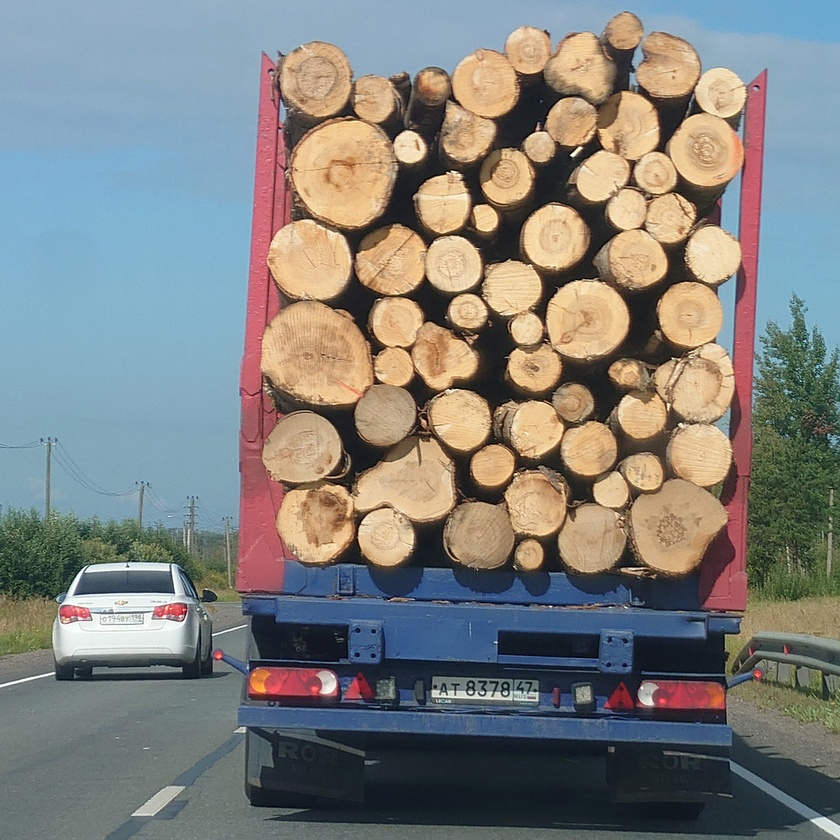
#> input picture task2/logs-1.jpg, 840 x 840 px, shrunk from 1134 x 1134 before the run, found by its file name; its folder holds only this picture in this run
$ jupyter execute task.ipynb
#> lines starting #> are read from the running program, lines starting #| are printed output that depends on the picture; after the words box and inside, x2 and y2 are one past the last pixel; in counts of white or black regions, pixels touching at a corner belong together
#> in process_images_in_folder, image is the input picture: shape (840, 840, 3); mean B, G, R 125, 128, 127.1
[cell 1]
import cv2
import os
from matplotlib import pyplot as plt

[cell 2]
def detect_objects(image):
    # Convertir l'image en niveaux de gris
    gray = cv2.cvtColor(image, cv2.COLOR_BGR2GRAY)
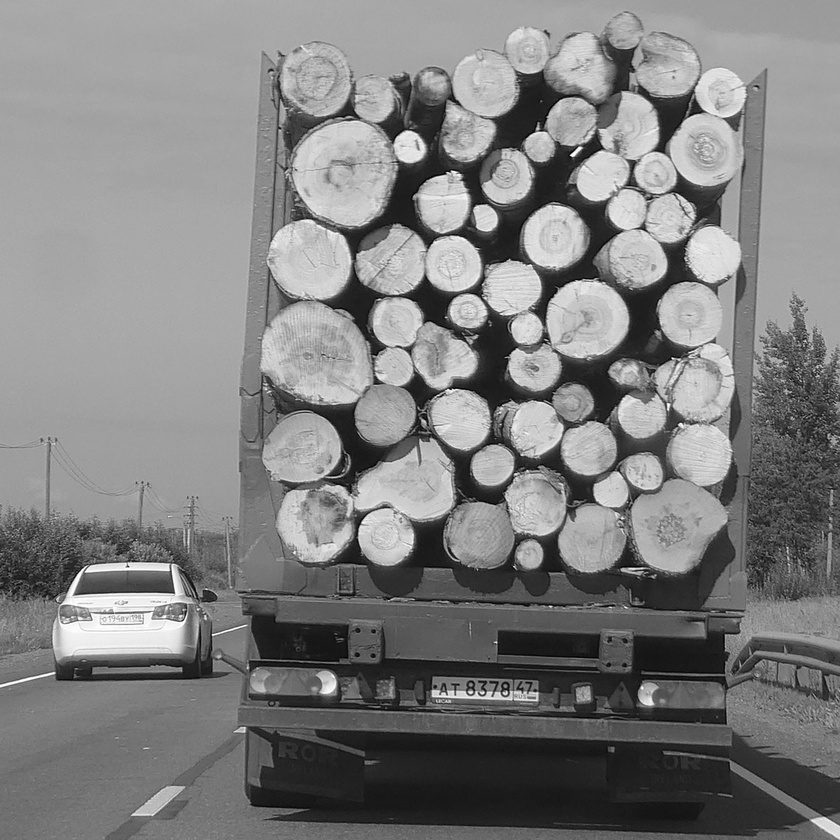
#> gray: shape (840, 840); min 0, max 255, mean 127.4

    # Appliquer un flou gaussien pour réduire le bruit
    blurred = cv2.GaussianBlur(gray, (5, 5), 0)

    # Détecter les bords avec Canny
    edges = cv2.Canny(blurred, 50, 150)
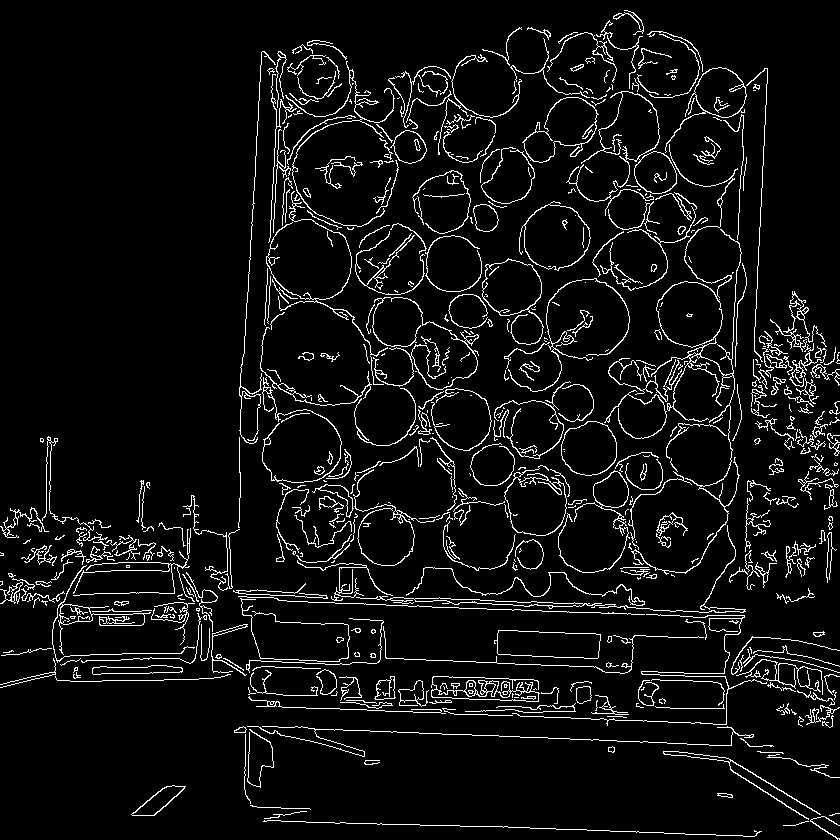
#> edges: shape (840, 840); 6.3% white in thin lines or dots

    # Trouver les contours
    contours, _ = cv2.findContours(edges, cv2.RETR_EXTERNAL, cv2.CHAIN_APPROX_SIMPLE)
#> contours = 518 contours, 371 with area under 20; largest, box (x1, y1, x2, y2) and area: (631, 144, 742, 575) 3856, (519, 201, 591, 271) 3320, (504, 465, 567, 536) 2908, (522, 97, 599, 163) 2725, (482, 258, 544, 345) 2586

    # Compter les bûches et les canalisations
    log_count = 0
    pipe_count = 0

    for contour in contours:
        area = cv2.contourArea(contour)
        # Ajustez ces seuils en fonction de la taille des objets dans vos images
        # Отрегулируйте эти пороговые значения в зависимости от размера объектов на ваших изображениях.
        if area > 1000:  # # Порог для журнала
            log_count += 1
        elif area > 500:  # Порог для трубы
            pipe_count += 1
#> this loop made 518 passes
#> area on passes 3, 7, 8, 12, 13, 16, 17, 18, 24, 34, 35, 38: 26, 39, 674.5, 325.5, 27, 20, 36, 47.5, 37.5, 47.5, 55, 33.5
#> after the loop, log_count = 11; pipe_count = 6

    return log_count, pipe_count

def process_images_in_folder(folder_path):
    total_logs = 0
    total_pipes = 0

    # Просмотреть все изображения в папке
    # Parcourir toutes les images dans le dossier
    for filename in os.listdir(folder_path):
        # Vérifier l'extension des fichiers (vous pouvez ajouter d'autres extensions)
        if filename.endswith('.jpg') or filename.endswith('.png'):
            # Загрузить изображение
            # Charger l'image
            image_path = os.path.join(folder_path, filename)
            image = cv2.imread(image_path)

            if image is None:
                print(f"Erreur lors du chargement de l'image : {filename}")
                continue

            # Обнаружение и подсчет объектов
            # Détecter et compter les objets
            log_count, pipe_count = detect_objects(image)
#> log_count = 11; pipe_count = 6

            total_logs += log_count
#> total_logs = 11
            total_pipes += pipe_count
#> total_pipes = 6

            print(f"{filename}: Количество обнаруженных журналов: {log_count}, Количество обнаруженных труб : {pipe_count}")
#| logs-1.jpg: Количество обнаруженных журналов: 11, Количество обнаруженных труб : 6

    print(f"\nВсего обнаружено журналов : {total_logs}")
#| Всего обнаружено журналов : 11
    print(f"Всего обнаружено труб : {total_pipes}")
#| Всего обнаружено труб : 6

# Путь к папке с изображениями
# Chemin vers votre dossier contenant les images
folder_path = 'C:/Users/moumi/OneDrive/Bureau/tak/task2'
process_images_in_folder(folder_path)

$ run again, on task2/logs-2.jpg
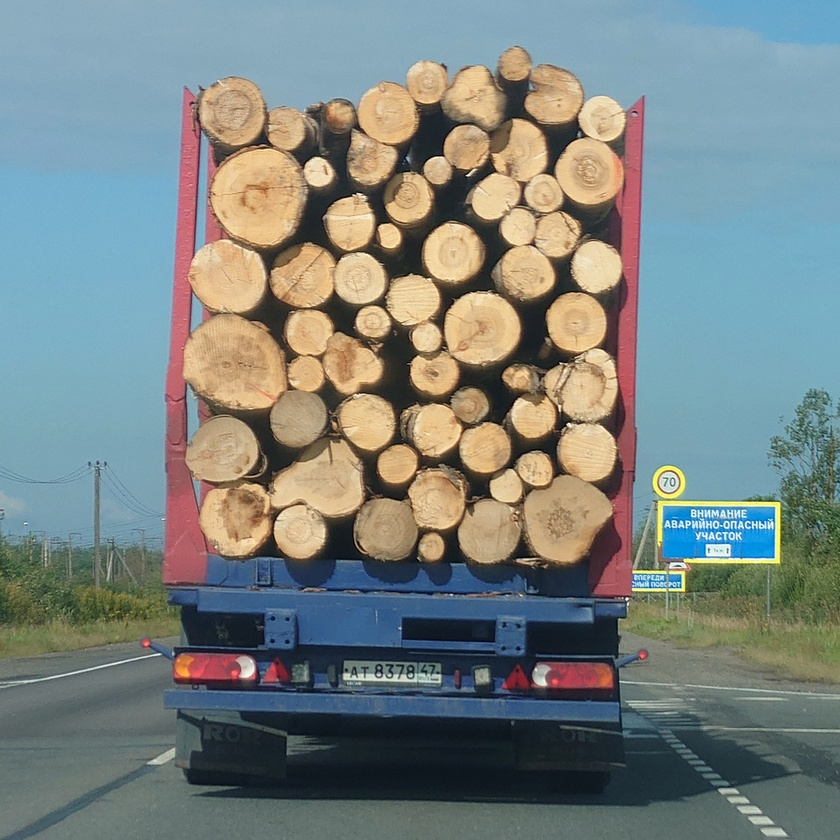
#> input picture task2/logs-2.jpg, 840 x 840 px, shrunk from 1134 x 1134 before the run, found by its file name
#> in process_images_in_folder, image is the input picture: shape (840, 840, 3); mean B, G, R 128.8, 131.3, 121.7
#> in detect_objects, `gray = cv2.cvtColor(image, cv2.COLOR_BGR2GRAY)`:
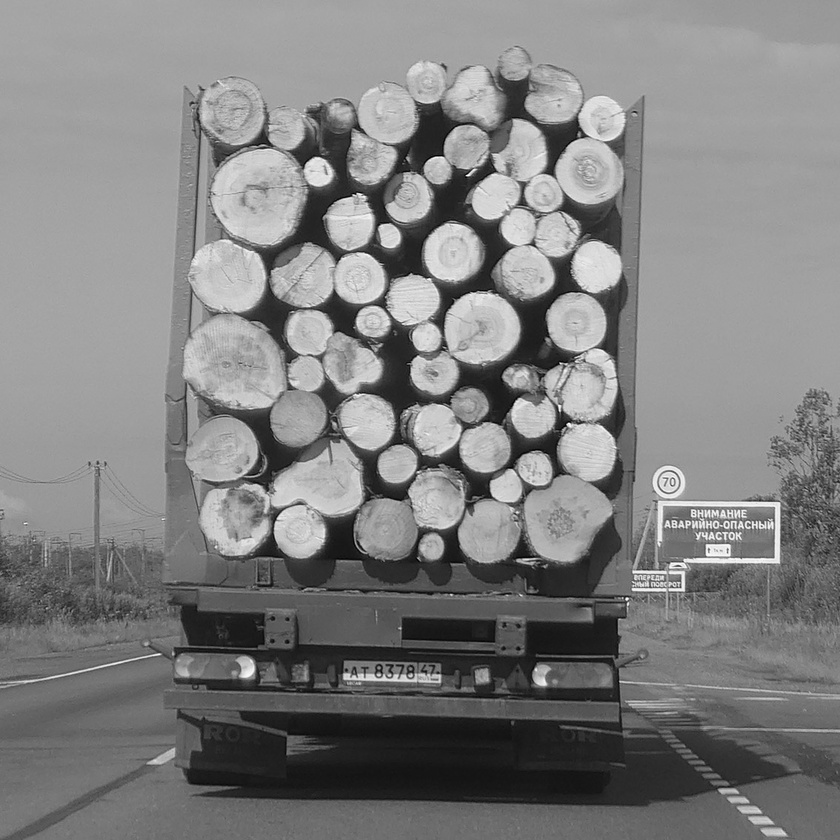
#> gray: shape (840, 840); min 0, max 254, mean 128.1
#> in detect_objects, `edges = cv2.Canny(blurred, 50, 150)`:
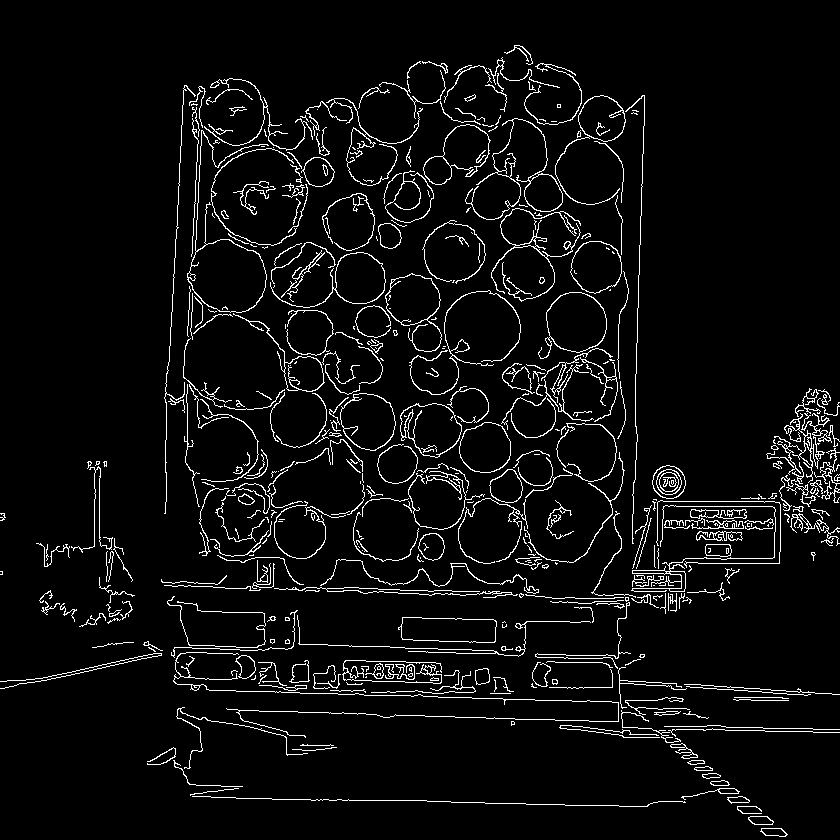
#> edges: shape (840, 840); 5.1% white in thin lines or dots
#> contours = 413 contours, 300 with area under 20; largest, box (x1, y1, x2, y2) and area: (187, 130, 269, 313) 4382, (538, 292, 607, 359) 2868, (340, 393, 396, 451) 2391, (400, 403, 462, 458) 2315, (423, 124, 491, 185) 2295
#> the loop in detect_objects, `for contour in contours:` made 413 passes
#> area on passes 1, 2, 4, 6, 8, 9, 10, 11: 163, 167, 103.5, 96.5, 73, 64.5, 54.5, 52
#> after the loop in detect_objects, `for contour in contours:`: log_count = 13; pipe_count = 4
#> in process_images_in_folder, `log_count, pipe_count = detect_objects(image)`: log_count = 13; pipe_count = 4
#> total_logs = 13
#> total_pipes = 4
#| logs-2.jpg: Количество обнаруженных журналов: 13, Количество обнаруженных труб : 4
#| Всего обнаружено журналов : 13
#| Всего обнаружено труб : 4

$ run again, on task2/logs-3.jpg
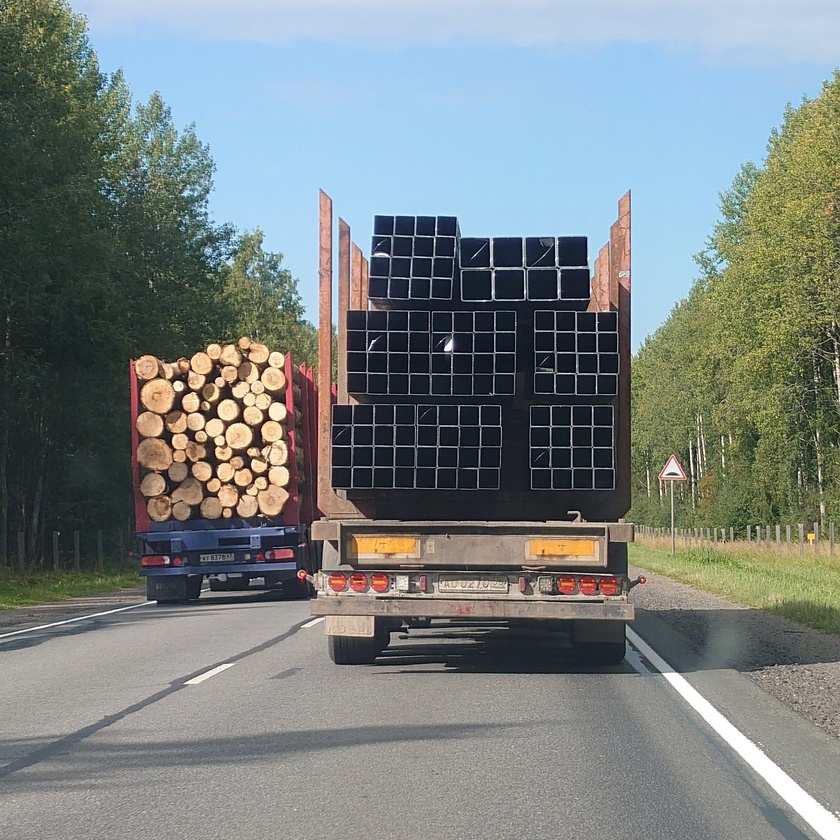
#> input picture task2/logs-3.jpg, 840 x 840 px, shrunk from 2268 x 2268 before the run, found by its file name
#> in process_images_in_folder, image is the input picture: shape (840, 840, 3); mean B, G, R 129.1, 129.7, 121.5
#> in detect_objects, `gray = cv2.cvtColor(image, cv2.COLOR_BGR2GRAY)`:
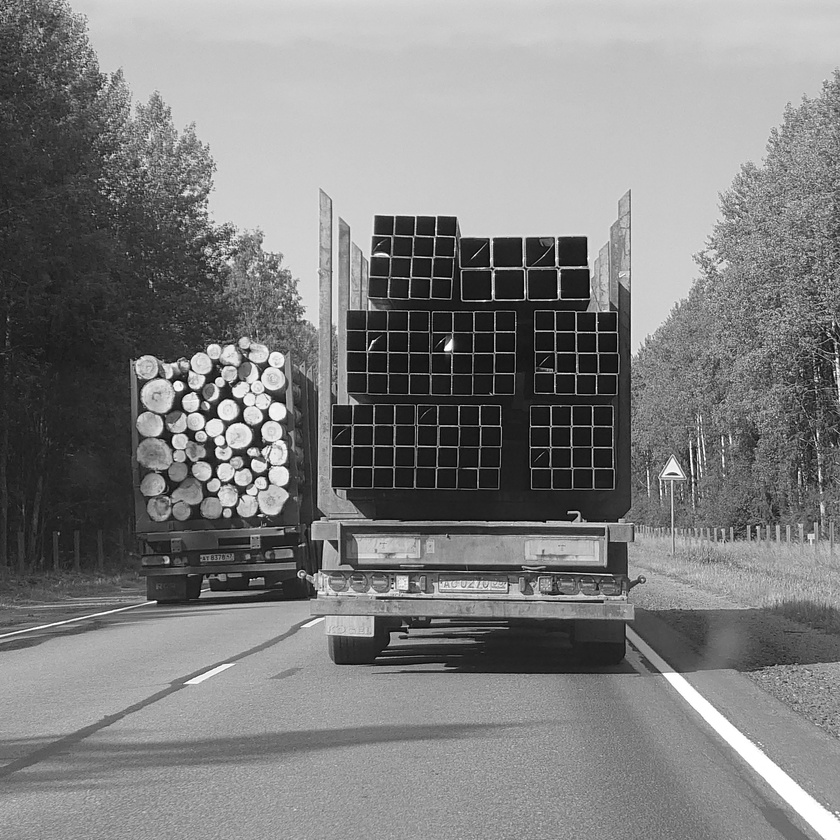
#> gray: shape (840, 840); min 0, max 255, mean 127.2
#> in detect_objects, `edges = cv2.Canny(blurred, 50, 150)`:
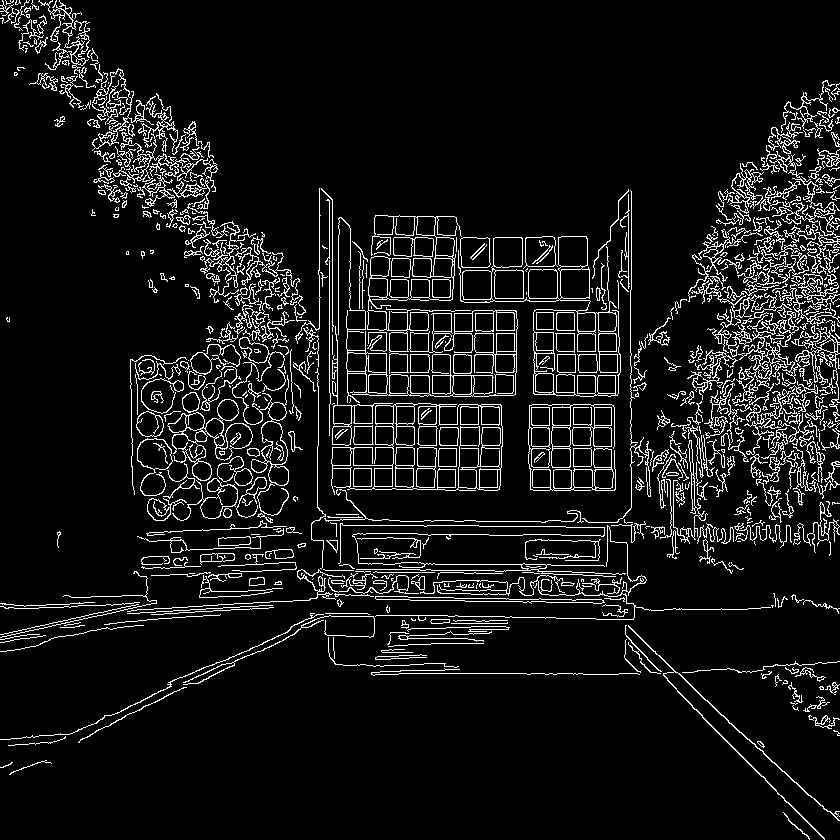
#> edges: shape (840, 840); 8.2% white in thin lines or dots
#> contours = 585 contours, 399 with area under 20; largest, box (x1, y1, x2, y2) and area: (331, 403, 503, 495) 10953, (458, 236, 621, 397) 7939, (338, 217, 518, 403) 5252, (528, 404, 616, 491) 4563, (367, 215, 471, 353) 3488
#> the loop in detect_objects, `for contour in contours:` made 585 passes
#> area on passes 1, 7, 10, 11, 13, 19, 31, 33: 20, 52.5, 21, 37, 25, 32, 37, 353.5
#> after the loop in detect_objects, `for contour in contours:`: log_count = 9; pipe_count = 11
#> in process_images_in_folder, `log_count, pipe_count = detect_objects(image)`: log_count = 9; pipe_count = 11
#> total_logs = 9
#> total_pipes = 11
#| logs-3.jpg: Количество обнаруженных журналов: 9, Количество обнаруженных труб : 11
#| Всего обнаружено журналов : 9
#| Всего обнаружено труб : 11
